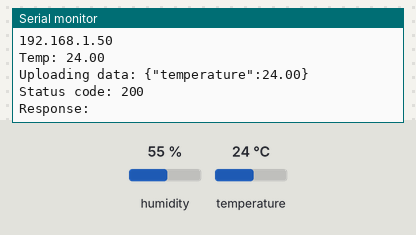
Bench run of a sketch on a simulated ESP32. Parts: the last lines printed to the serial monitor. The test bench sets the inputs (shaded band); at power-on: temperature 24 °C, humidity 55 %. WiFi joins after 1.5 s; servers stay silent unless stated; uploads are accepted with an empty reply.

Above: at 2.7 s.
2.8 s: temperature set to 12 °C
At 4.9 s:
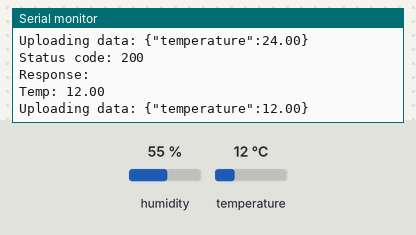
6.9 s: temperature set to 19 °C
At 9.4 s:
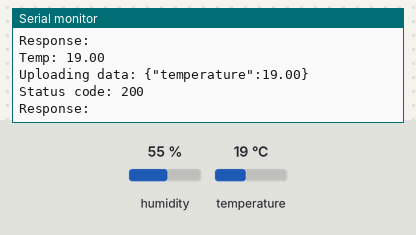
Timing chart, 0 to 10.9 s (numbered marks = the images above; inputs shaded):
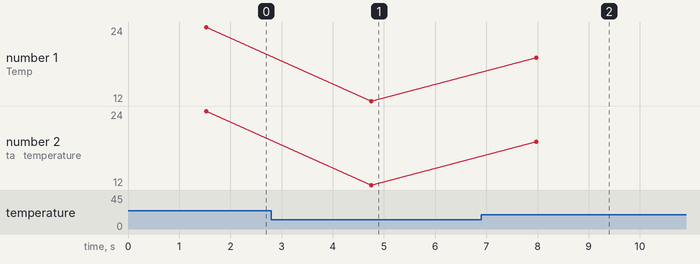

Measured:
- after the input at 2.8 s, the serial monitor: prints a new line after 1.9 s (image 1)
- after the input at 6.9 s, the serial monitor: prints a new line after 1.1 s (image 2)
- plotted number 1: 24 → 12 after the input at 2.8 s, 12 → 19 after the input at 6.9 s
- plotted number 2: 24 → 12 after the input at 2.8 s, 12 → 19 after the input at 6.9 s

The sketch:

IoTdemo.ino
```cpp
#include <DHTStable.h>

#include <ArduinoHttpClient.h>

#include <WiFi.h>
#include <WiFiAP.h>
#include <WiFiClient.h>
#include <WiFiGeneric.h>
#include <WiFiMulti.h>
#include <WiFiScan.h>
#include <WiFiServer.h>
#include <WiFiSTA.h>
#include <WiFiType.h>
#include <WiFiUdp.h>

#define DHTPIN 13 // the GPIO pin that receives signals from DHT11
#define DHTTYPE DHT11

char serverAddr[] = "thingsboard.cloud";
int port = 80;

DHTStable dht;

WiFiClient wifi;
HttpClient client = HttpClient(wifi, serverAddr, port);

void setup() {
  // put your setup code here, to run once:
  Serial.begin(115200);

	// connect to WiFi
  WiFi.begin("WiFi_network_name", "WiFi_password");
  Serial.println("Connecting");
  while (WiFi.status() != WL_CONNECTED) {
    delay(500);
    Serial.println(".");
  }
  Serial.println("Connected!");
	// show IP address of ESP32 board
  IPAddress ip;
  ip = WiFi.localIP();
  Serial.println(ip);
}

void loop() {
  // put your main code here, to run repeatedly:
	// get temperature reading
  int chk = dht.read11(DHTPIN);
  float t = dht.getTemperature();
  Serial.print("Temp: ");
  Serial.println(t);

  String contentType = "application/json";
  String data = "{\"temperature\":" + String(t) + "}";
  Serial.print("Uploading data: ");
  Serial.println(data);
  client.post("/api/v1/<access_token>/telemetry", contentType, data);

  unsigned int statusCode = client.responseStatusCode();
  Serial.print("Status code: ");
  Serial.println(statusCode);
  String response = client.responseBody();
  Serial.print("Response: ");
  Serial.println(response);
  delay(3000);
}
```
